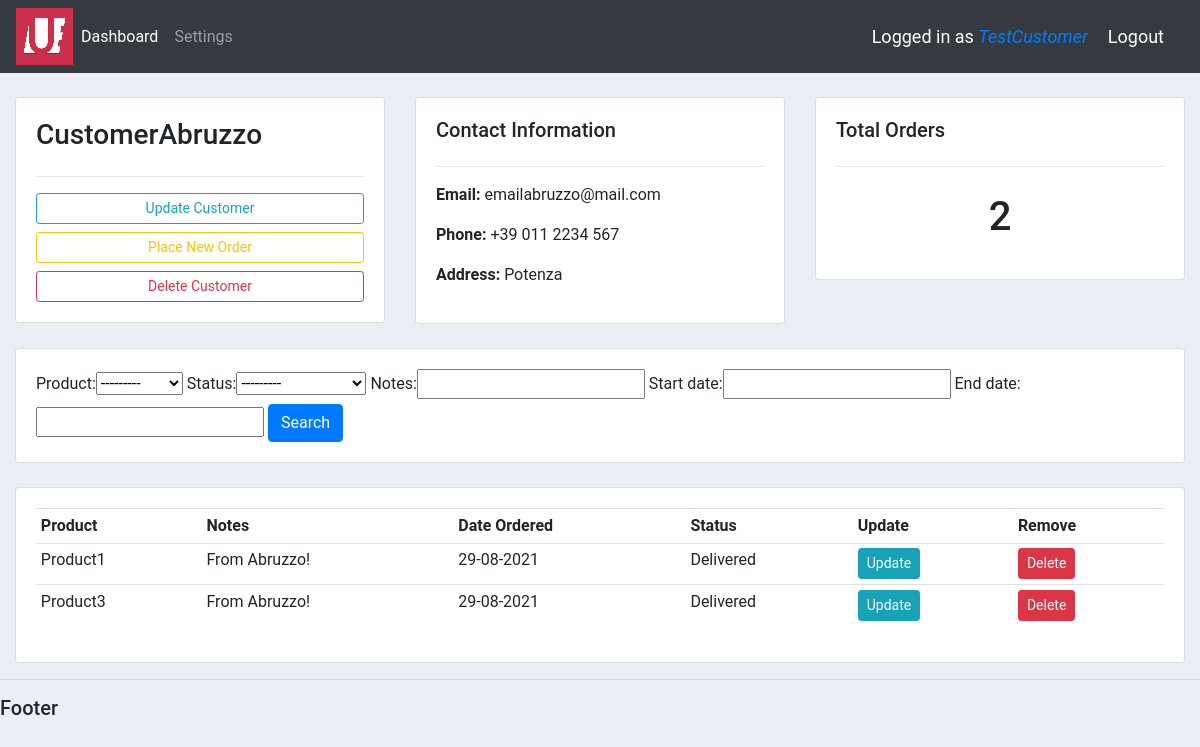
Page /customer/1 (signed in) on the committed database.
### accounts/models.py (models this page shows, shortened)
class Customer(models.Model):
    user = models.OneToOneField(User, null=True, blank=True, on_delete=models.SET_NULL)  # One-to-one with user, set user null if deleted
    name = models.CharField(max_length=200, null=True)     # String
    phone = models.CharField(max_length=200, null=True, blank=True)     # String
    region = models.ForeignKey(Group, null=True, on_delete=models.SET_NULL)
    address = models.CharField(max_length=200, null=True, blank=True)   # String
    email = models.CharField(max_length=200, null=True)     # String
    profile_pic = models.ImageField(default="blank_profile.png", null=True, blank=True)      # Image
    date_created = models.DateTimeField(auto_now_add=True)  # Timestamp

class Order(models.Model):
    STATUS = (
        ('Pending','Pending'),
        ('Out for delivery','Out for delivery'),
        ('Delivered','Delivered')
    )
    customer = models.ForeignKey(Customer, null=True, on_delete = models.SET_NULL)
    product = models.ForeignKey(Product, null=True, on_delete=models.SET_NULL)
    date_created = models.DateTimeField(auto_now_add=True)  # Timestamp
    status = models.CharField(max_length=200, null=True, choices=STATUS)     # String with dropdown choices
    notes = models.CharField(max_length=200, null=True, blank=True)

class Product(models.Model):
    CATEGORY = (
        ('Hardware','Hardware'),
        ('Software','Software'),
    )
    name = models.CharField(max_length=200, null=True)     # String
    price = models.FloatField(null=True)                    # Float
    category = models.CharField(max_length=200, null=True, choices=CATEGORY)     # String
    description = models.CharField(max_length=200, null=True, blank=True)     # String, can be blank
    date_created = models.DateTimeField(auto_now_add=True)  # Timestamp
    tag = models.ManyToManyField(Tag)
    def __str__(self):
        return self.name

### accounts/views.py (the view)
# urls.py: path('customer/<str:pk_test>', views.customer, name="customer"),
@login_required(login_url='login')
def customer(request, pk_test):
    customer = Customer.objects.get(id=pk_test)
    orders = customer.order_set.all()
    customer_total_orders = customer.order_set.count()
    myFilter = OrderFilter(request.GET, queryset=orders)
    orders = myFilter.qs
    context = {
        'customer':customer,
        'orders':orders,
        'customer_total_orders':customer_total_orders,
        'myFilter':myFilter
    }
    return render(request, 'accounts/customer.html', context)

### accounts/templatetags/has_group.py (called while the page is built)
@register.filter(name='has_group')
def has_group(user, group_name):
    return user.groups.filter(name=group_name).exists()

### accounts/templates/accounts/customer.html
{%  extends 'accounts/main.html' %}
{% block content %}
<br>
<div class="row">
	<div class="col-md">
		<div class="card card-body">
			<h3>{{ customer.name }}</h3>
			<hr>
			<a class="btn btn-outline-info btn-sm btn-block" href="">Update Customer</a>
			<a class="btn btn-outline-warning btn-sm btn-block" href="{% url 'create_order' customer.id %}">Place New Order</a>
			<a class="btn btn-outline-danger  btn-sm btn-block" href="">Delete Customer</a>
		</div>
	</div>
	<div class="col-md">
		<div class="card card-body">
			<h5>Contact Information</h5>
			<hr>
			<p><b>Email:</b> {{ customer.email }}</p>
			<p><b>Phone:</b> {{ customer.phone }}</p>
			<p><b>Address:</b> {{ customer.address }}</p>
		</div>
	</div>
	<div class="col-md">
		<div class="card card-body">
			<h5>Total Orders</h5>
			<hr>
			<h1 style="text-align: center;padding: 10px">{{ customer_total_orders }}</h1>
		</div>
	</div>
</div>
<br>
<div class="row">
	<div class="col">
		<div class="card card-body">
			<form method="get">
				{{ myFilter.form }}
		    	<button class="btn btn-primary" type="submit">Search</button>
		  </form>
		</div>
	</div>
</div>
<br>
<div class="row">
	<div class="col-md">
		<div class="card card-body">
			<table class="table table-sm">
				<tr>
					<th>Product</th>
					<th>Notes</th>
					<th>Date Ordered</th>
					<th>Status</th>
					<th>Update</th>
					<th>Remove</th>
				</tr>
				{% for order in orders %}
				<tr>
					<td>{{ order.product.name }}</td>
					<td>{{ order.notes }}</td>
					<td>{{ order.date_created|date:"d-m-Y" }}</td>
					<td>{{ order.status }}</td>
					<td><a class="btn btn-sm btn-info" href="{% url 'update_order' order.id %}">Update</a></td>
					<td><a class="btn btn-sm btn-danger" href="{% url 'delete_order' order.id %}">Delete</a></td>
				</tr>
				{% endfor %}
			</table>
		</div>
	</div>
</div>
{% endblock %}

### accounts/templates/accounts/navbar.html (shortened to what this page needs)
{% load static %}
{% load has_group %}
<nav class="navbar navbar-expand-lg navbar-dark bg-dark">
  <a href="{% url 'home' %}">
    <img src="{% static 'images/logo.png' %}">
  </a>
    <div class="collapse navbar-collapse" id="navbarNav">
      <ul class="navbar-nav">
        <li class="nav-item active">
          <a class="nav-link" href="{% url 'home' %}">Dashboard</a>
        </li>
        {% if request.user|has_group:"Customers" %}
        <li class="nav-item">
          <a class="nav-link" href="{% url 'user_settings' %}">Settings</a>
        </li>
        {% else %}
        <li class="nav-item">
          <a class="nav-link" href="{% url 'products' %}">Products</a>
        </li>
        {% endif %}
      </ul>
    </div>
    <span class="hello-msg">Logged in as <a href="{% url 'user_page' %}"><i>{{ request.user }}</i></a></span>
    <span><a class="hello-msg" href="{% url 'logout' %}">Logout</a></span>
  </nav>

### static/css/main.css (style rules this page uses)
body { font-family: 'Roboto', sans-serif !important; background-color: #ebeff5; }
.row { margin: auto; }

### accounts/templates/accounts/navbar.html (style rules this page uses)
.hello-msg { font-size: 18px; color: white; margin-right: 20px; }

### rows in the picture
Customer: name "CustomerAbruzzo", email "emailabruzzo@mail.com", phone "+39 011 2234 567", address "Potenza"
Order: product.name "Product1", notes "From Abruzzo!", date_created "29-08-2021", status "Delivered"
Order: product.name "Product3", notes "From Abruzzo!", date_created "29-08-2021", status "Delivered"

### other values in the picture
{{ request.user }} "TestCustomer"
{{ customer_total_orders }} "2"
